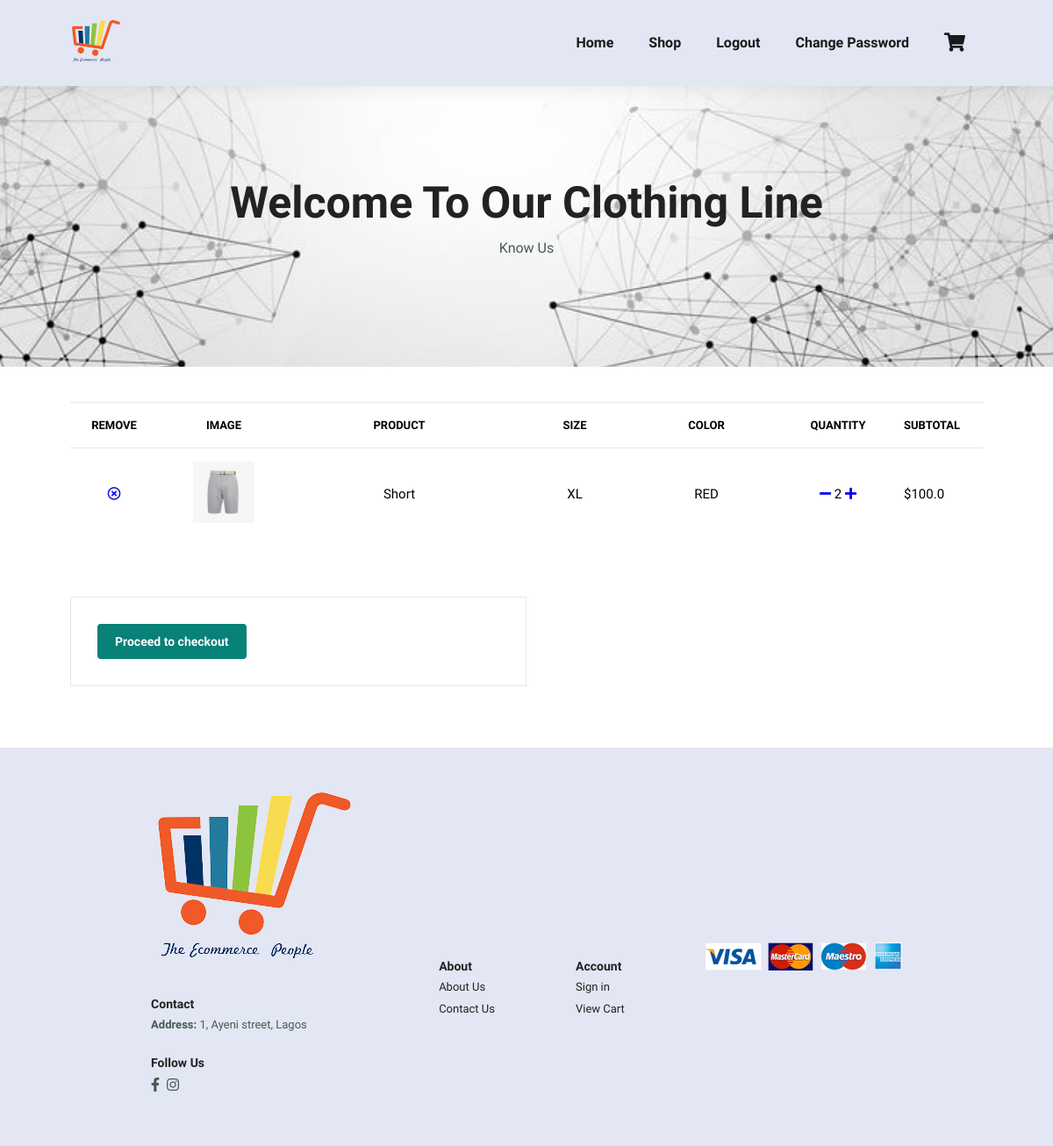
The app's page /cart/ (signed in) with its own data.
### core/models.py (models this page shows, shortened)
class OrderItem(models.Model):
	user = models.ForeignKey(settings.AUTH_USER_MODEL, on_delete=models.CASCADE)
	ordered = models.BooleanField(default=False)
	item = models.ForeignKey(Item, on_delete=models.CASCADE)
	quantity = models.IntegerField(default=1)
	size = models.CharField(max_length=20)
	color = models.CharField(max_length=20)
	def get_total_item_price(self):
		return self.quantity * self.item.price

class Item(models.Model):
    title = models.CharField(max_length=100)
    brand = models.CharField(max_length=100)
    price = models.FloatField()
    discount_price = models.FloatField(blank=True, null=True)
    category = models.CharField(choices=CATEGORY_CHOICES, max_length=20)
    slug = models.SlugField(unique=True)
    description = models.TextField()
    image = models.ImageField(blank=True, null=True)
    another = models.TextField(blank=True, null=True)
    sizes_of_items = models.ForeignKey(Size_Instance, on_delete=models.CASCADE)
    color_of_items = models.ForeignKey(Color_Instance, on_delete=models.CASCADE)

### core/views.py (the view)
# urls.py: path('cart/', Cart.as_view(), name='cart'),
class Cart(LoginRequiredMixin, View):
	def get(self, *args, **kwargs):
		try:
			order = Order.objects.get(user=self.request.user, ordered=False)
			context ={
				'object': order,
			}
			return render(self.request, 'cart.html', context)
		except ObjectDoesNotExist:
			messages.warning(self.request, "You do not have an active order")
			return redirect("/")

### templates/cart.html
{% extends 'base.html' %}
{% load static %}
{% block content %}
    <section id="page-header">
        <h2>Welcome To Our Clothing Line</h2>
        <p>Know Us</p>
    </section>
    <section id="cart" class="section-p1">
        <table width="100%">
            <thead>
                <tr>
                    <td>Remove</td>
                    <td>Image</td>
                    <td>Product</td>
                    <td>Size</td>
                    <td>Color</td>
                    <td>Quantity</td>
                    <td>Subtotal</td>
                </tr>
            </thead>
            <tbody>
                {% for order_item in object.items.all %}
                    <tr>
                        <td><a href="{% url 'remove-from-cart' order_item.item.slug %}"><i class="far fa-times-circle"></i></a></td>
                        <td><img src="{{order_item.item.image.url}}" alt=""></td>
                        <td>{{order_item.item.title}}</td>
                        <td>{{order_item.size}}</td>
                        <td>{{order_item.color}}</td>
                        <td> <a href="{% url 'remove_single_item_from_cart' order_item.item.slug %}"><i class="fas fa-minus mr-2"></i></a>
                            {{order_item.quantity}}
                            <a href="{% url 'add-to-cart' order_item.item.slug %}"><i class="fas fa-plus ml-2"></i></td></a></td>
                        <td>{% if order_item.item.discount_price %}
                            ${{order_item.get_total_discount_price}}
                            <span class="badge badge-primary">saving ₦{{order_item.get_amount_saved}}</span>
                            {% else %}
                                ${{order_item.get_total_item_price}}
                            {% endif %}
                        </td>
                    </tr>
                {% endfor %}
            </tbody>
        </table>
    </section>
    <section id="cart-add" class="section-p1">
        <div id="subtotals">
           <a href="/checkout/"><button class="normal">Proceed to checkout</button></a>
        </div>
    </section>
{% endblock content %}

### static_files/main.css (style rules this page uses)
* { margin: 0; padding: 0; box-sizing: border-box; font-family: 'Spartan', sans-serif; }
h2 { font-size:50px; line-height: 54px; color: #222; }
button.normal { font-size: 14px; font-weight: 600; padding: 15px 30px; color: #000; background-color: #fff; border-radius: 4px; cursor: pointer; border: none; outline: none; transition: 0.2s }
p { font-size: 16px; color: #465b52; margin: 15px 0 20px 0; }
.section-p1 { padding: 40px 80px; }
body { width: 100%; }
#cart { overflow-x: auto; }
#cart table { width: 100%; border-collapse: collapse; table-layout: fixed; white-space: nowrap; }
#cart table img { width: 70px; }
#cart table td:nth-child(1) { width: 100px; text-align: center; }
#cart table td:nth-child(2) { width: 150px; text-align: center; }
#cart table td:nth-child(3) { width: 250px; text-align: center; }
#cart table td:nth-child(4), #cart table td:nth-child(5), #cart table td:nth-child(6) { width: 150px; text-align: center; }
#cart table thead { border: 1px solid #e2e9e1; border-left: none; border-right: none; }
#cart table thead td { font-weight: 700; text-transform: uppercase; font-size: 13px; padding: 18px 0; }
#cart table tbody tr td { padding-top: 15px; }
#cart table tbody td { font-size: 15px; }
#cart-add { display: flex; flex-wrap: wrap; justify-content: space-between; }
#coupon button, #subtotals button { background-color: #088178; color: #fff; padding: 12px 20px; }
#subtotals { width: 50%; margin-bottom: 30px; border: 1px solid #e2e9e1; padding: 30px; }

### static_files/shop.css (style rules this page uses)
#page-header { background-image: url("img/banner.png"); width: 100%; height: 40vh; background-size: cover; display: flex; justify-content: center; text-align: center; flex-direction: column; padding: 14px; }

### records on screen
OrderItem: item.image (picture), item "Short", size "XL", color "RED", quantity "2", get_total_item_price "100.0"
